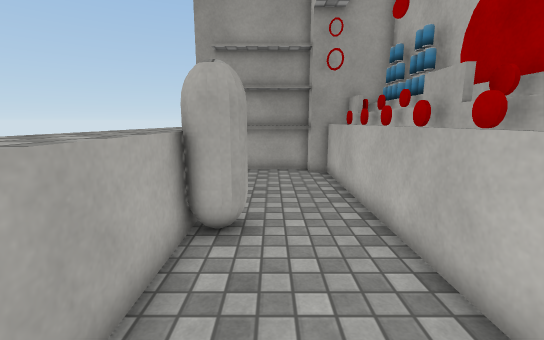
View 1 (above)

12 first-person views from a walk through a 3-D level made in the Unity game engine. The camera is 1.3 m above the floor, tilts 10° down and sees 90° across. The floor is counted in squares, 0.5 m on a side. Each view is taken from the middle of a square. On the plan, view 1 faces up. The plan holds only what a view shows up to about 19 squares ahead; the rest is blank. The place goes on beyond the plan. Some surface patterns are stand-ins.

View 2
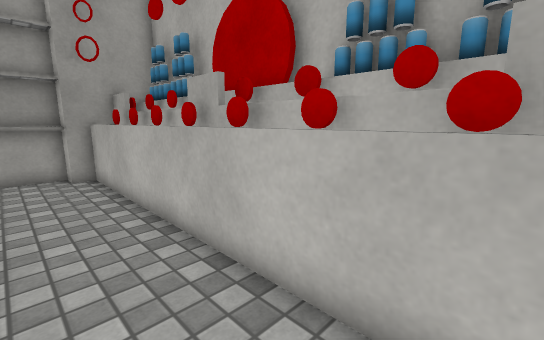

View 3
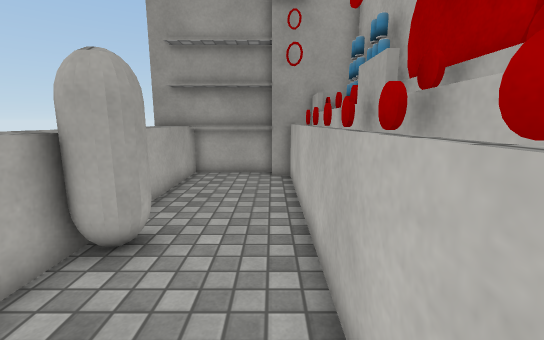

View 4
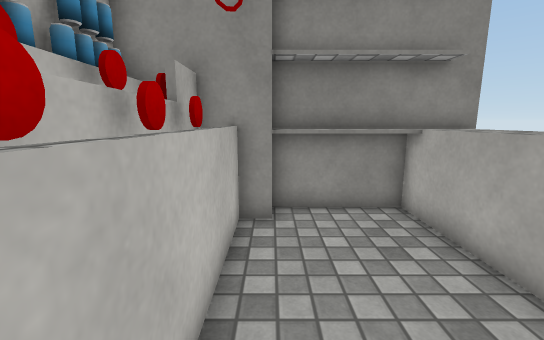

View 5
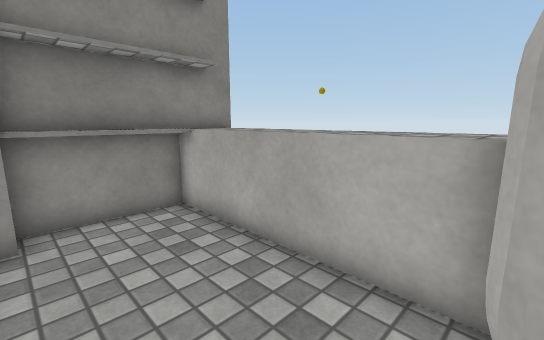

View 6
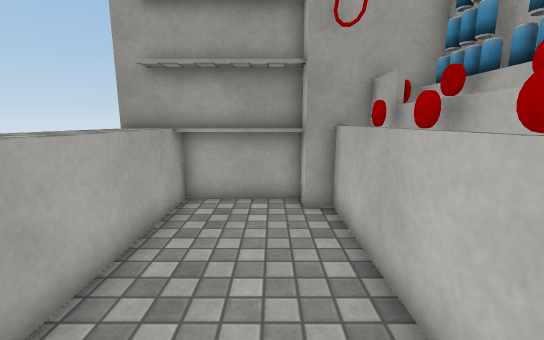

View 7
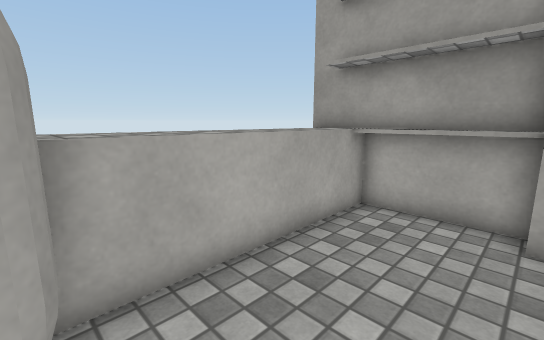

View 8
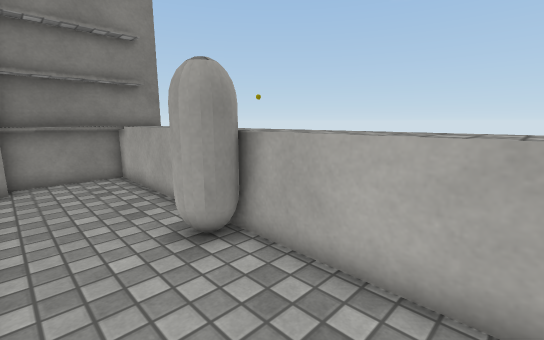

View 9
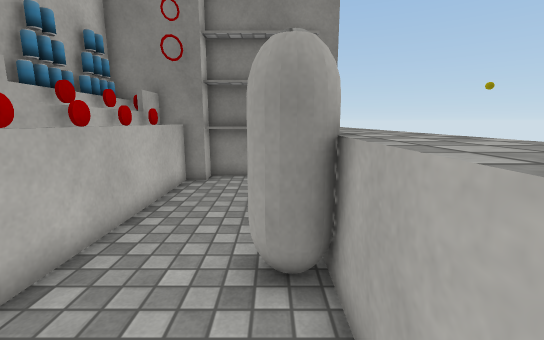

View 10
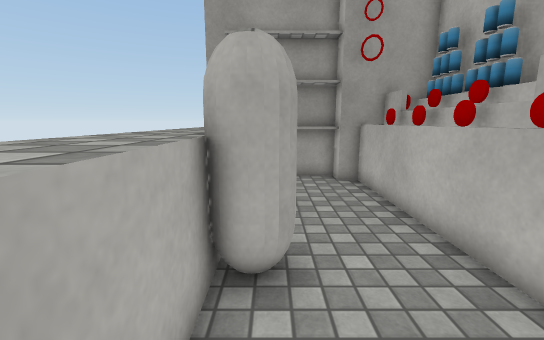

View 11
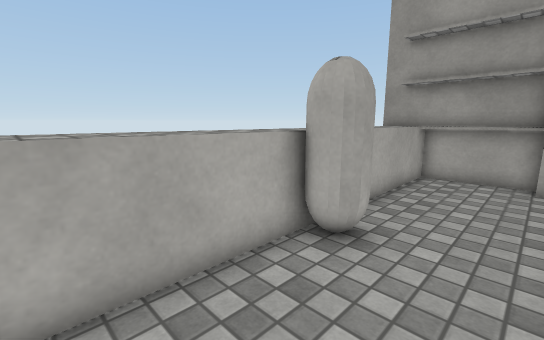

View 12
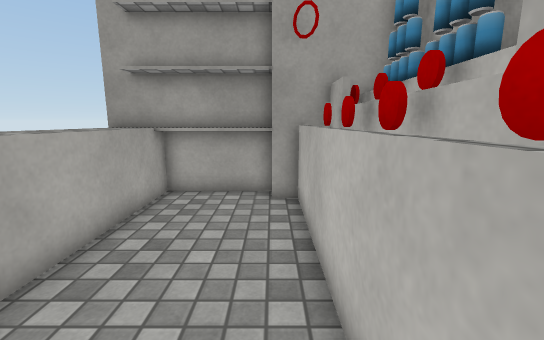

### Floor plan
Key: @ floor where view 1 was taken; # wall or solid block; . floor; ^ raised ledge; C capsule.
Columns run from 4 left of view 1 to 4 right of it. Each row starts with its distance up from view 1.
 15 #####
 14  ^^######
 13  ^^....##
 12 ^^^....##
 11 ^^^....##
 10 ^^^....##
  9 ^^^....##
  8 ^^^....##
  7 ^^CC...##
  6 ^^CC...##
  5 ^^^....##
  4 ^^^....##
  3 ^^^....##
  2 ^^^....##
  1 ^^^....##
  0 ^^^.@..##
 -1 ^^^######
 -2 #####

Positions as (right, up) in squares from view 1, and headings:
1: (0, 0), facing up
2: (0, 0), facing up-right
3: (2, 1), facing up
4: (2, 6), facing down
5: (2, 6), facing down-left
6: (1, 6), facing up
7: (2, 7), facing up-left
8: (2, 12), facing down-left
9: (-1, 11), facing down
10: (-1, 2), facing up
11: (2, 1), facing up-left
12: (2, 5), facing up
